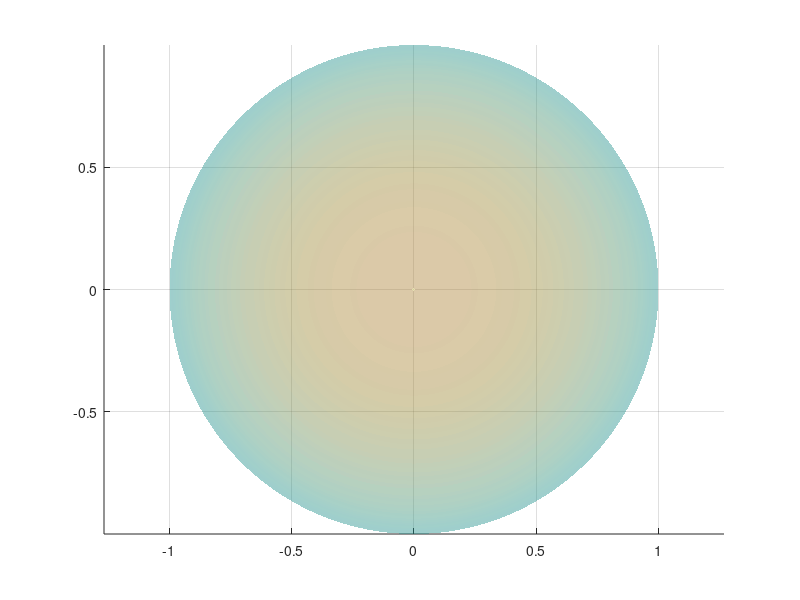

Reproduce this figure in MATLAB. (Note: this script raises an error after producing the figure.)
%% Parallel transport visualization on sphere
% Creates:
% - Figure 1: ambient constant vector and its tangent+normal decomposition
% - Figure 2: intrinsic (discrete) parallel transport along the curve
%
% Clear
clc; clear; close all;

%% 1) Build sphere mesh (M)
[U, Vv] = meshgrid(linspace(0,2*pi,240), linspace(-pi/2,pi/2,120));
X = cos(Vv).*cos(U);
Y = cos(Vv).*sin(U);
Z = sin(Vv);
M = cat(3, X, Y, Z);    % mesh for plotting

%% 2) Define waypoints (lat, lon in degrees), convert to radians
lat_deg = [0 90 90 90 0];    % degrees North
lon_deg = [0 0 30 90 90];    % degrees East
lat = deg2rad(lat_deg);
lon = deg2rad(lon_deg);

%% 3) Build curve C by interpolating each segment in lat-lon
nseg = 5;   % samples per segment (increase for smoother)
C = [];      % will be (4*nseg) x 3
for i = 1:(length(lat)-1)
    t = linspace(0,1,nseg).';
    la = (1-t)*lat(i) + t*lat(i+1);
    lo = (1-t)*lon(i) + t*lon(i+1);
    Xi = sin(la).*cos(lo);
    Yi = sin(la).*sin(lo);
    Zi = cos(la);
    C = [C; [Xi, Yi, Zi]];    %#ok<AGROW>
end
Npoints = size(C,1);

%% 4) Compute normals (unit) and tangents (unit) along C
% Normals on unit sphere:
N = C ./ vecnorm(C,2,2);   % N x 3

% Tangent: central finite differences for interior, forward/back for ends
T = zeros(Npoints,3);
% derivative approx
dC = zeros(Npoints,3);
dC(1,:) = C(2,:) - C(1,:);
for k = 2:Npoints-1
    dC(k,:) = (C(k+1,:) - C(k-1,:))/2;
end
dC(Npoints,:) = C(Npoints,:) - C(Npoints-1,:);
% project derivative into tangent plane and normalize (to get unit tangent)
for k = 1:Npoints
    % remove normal component (ensure tangent)
    td = dC(k,:) - (dot(dC(k,:), N(k,:)))*N(k,:);
    if norm(td) < 1e-12
        T(k,:) = [0 0 0];
    else
        T(k,:) = td / norm(td);
    end
end

%% 5) Ambient constant vector V_ambient, and its tangent/normal decomposition
V_initial = [1 0 0];
V_ambient = repmat(V_initial/norm(V_initial), Npoints, 1);  % N x 3
dotVN = sum(V_ambient .* N, 2);        % N x 1
V_tangent_amb = V_ambient - dotVN .* N; % N x 3
V_normal_amb  = dotVN .* N;             % N x 3

% (optionally normalize tangent projections for display direction only)
V_tangent_amb_norm = zeros(size(V_tangent_amb));
for k=1:Npoints
    if norm(V_tangent_amb(k,:))>1e-12
        V_tangent_amb_norm(k,:) = V_tangent_amb(k,:) / norm(V_tangent_amb(k,:));
    end
end

%% 6) Intrinsic parallel transport (discrete, using rotation between normals)
% We'll parallel-transport the initial tangent-like vector v0 along the curve.
% Choose initial tangent to be V_tangent_amb at the first point (projected ambient).
v0 = V_tangent_amb(1,:);
if norm(v0) < 1e-12
    % if v0 nearly zero (rare), pick T(1,:) instead
    v0 = T(1,:);
else
    v0 = v0 / norm(v0);
end

V_para = zeros(Npoints,3);
V_para(1,:) = v0;

for k = 2:Npoints
    n1 = N(k-1,:); n2 = N(k,:);
    % rotation that sends n1 -> n2 by minimal rotation (Rodrigues)
    axis_rot = cross(n1, n2);
    ax_norm = norm(axis_rot);
    if ax_norm < 1e-12
        R = eye(3);
    else
        axis_rot = axis_rot / ax_norm;
        % clamp dot due to numerical error
        cosang = max(-1, min(1, dot(n1,n2)));
        theta = acos(cosang);
        K = [0        -axis_rot(3)  axis_rot(2);
             axis_rot(3)   0       -axis_rot(1);
            -axis_rot(2) axis_rot(1)    0];
        R = eye(3) + sin(theta)*K + (1-cos(theta))*(K*K);
    end
    % rotate previous transported vector
    v_rot = (R * V_para(k-1,:).').';
    % re-project to tangent at new point to remove tiny normal components
    v_rot = v_rot - dot(v_rot, n2) * n2;
    % normalize (preserve length of v0)
    if norm(v_rot) < 1e-12
        v_rot = [0 0 0];
    else
        v_rot = (v_rot / norm(v_rot)) * norm(V_para(1,:));
    end
    V_para(k,:) = v_rot;
end

%% 7) Plot Figure 1: Ambient constant with decomposed components
figure('Name','Ambient constant vector and projection','NumberTitle','off');
hold on; axis equal; grid on;
% sphere
h = surf(X, Y, Z, 'FaceAlpha', 0.25, 'EdgeColor', 'none');
colormap(parula);
% curve
plot3(C(:,1), C(:,2), C(:,3), 'm-', 'LineWidth', 2);
% ambient vector (same arrow everywhere)
scale = 1;
quiver3(C(:,1), C(:,2), C(:,3), V_ambient(:,1), V_ambient(:,2), V_ambient(:,3), scale, 'r', 'LineWidth', 1.8);
% tangent projection (blue)
quiver3(C(:,1), C(:,2), C(:,3), V_tangent_amb_norm(:,1), V_tangent_amb_norm(:,2), V_tangent_amb_norm(:,3), scale*0.5, 'b', 'LineWidth', 1.2);
% normal component (black)
quiver3(C(:,1), C(:,2), C(:,3), V_normal_amb(:,1), V_normal_amb(:,2), V_normal_amb(:,3),scale*0.5, 'k', 'LineWidth', 1);
% start and end markers
plot3(C(1,1),C(1,2),C(1,3),'mo','MarkerFaceColor','m');
plot3(C(end,1),C(end,2),C(end,3),'co','MarkerFaceColor','c');
legend('Sphere','Curve','V_{ambient}','V_{tangent} (dir)','V_{normal}','start','end');
title('Ambient constant vector and its tangent+normal components');
view(40,20);

%% 8) Plot Figure 2: Intrinsic (discrete) parallel transport
figure('Name','Intrinsic parallel transport (discrete)','NumberTitle','off');
hold on; axis equal; grid on;
surf(X, Y, Z, 'FaceAlpha', 0.25, 'EdgeColor', 'none');
plot3(C(:,1), C(:,2), C(:,3), 'm-', 'LineWidth', 2);
% transported tangent (blue)
quiver3(C(:,1), C(:,2), C(:,3), V_para(:,1), V_para(:,2), V_para(:,3), scale, 'r', 'LineWidth', 1.8);
% show surface normals (thin black)
quiver3(C(:,1), C(:,2), C(:,3), N(:,1)*0.15, N(:,2)*0.15, N(:,3)*0.15, scale*0.5, 'b', 'LineWidth', 0.8);
% also show initial ambient tangent projection for reference (magenta)
quiver3(C(:,1), C(:,2), C(:,3), V_tangent_amb_norm(:,1)*0.12, V_tangent_amb_norm(:,2)*0.12, V_tangent_amb_norm(:,3)*0.12, scale*0.5, 'k', 'LineWidth', 1);
plot3(C(1,1),C(1,2),C(1,3),'mo','MarkerFaceColor','m');
legend('Sphere','Curve','V_{parallel}','N (normals)','V_{tangent\_ref}');
title('Discrete intrinsic parallel transport of initial tangent (from V_{ambient})');
view(40,20);

%% 9) Optional: show arrows at fewer points for clarity
% (Uncomment to plot a subsampled set of arrows instead)
% idx = round(linspace(1,Npoints,30));
% quiver3(C(idx,1),C(idx,2),C(idx,3), V_para(idx,1),V_para(idx,2),V_para(idx,3), 0.25, 'b');
